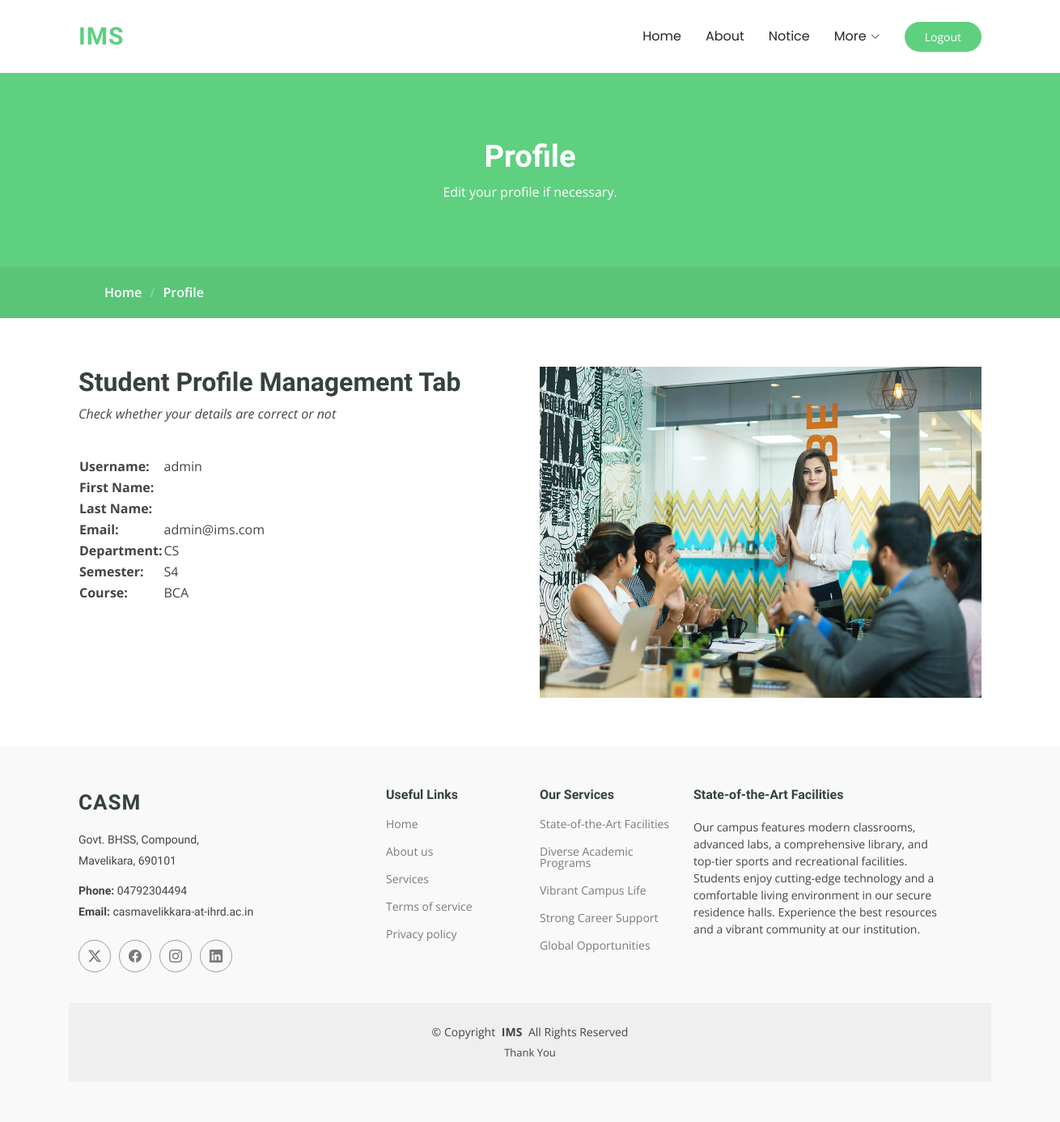
The page /user/2/ (signed in) on the database its author committed.
### account/models.py (models this page shows, shortened)
class StdProfile(models.Model):
    GENDER_CHOICES = [
        ('M', 'Male'),
        ('F', 'Female'),
    ]
    DEPT_CHOICES = [
        ('CS', 'Computer Science'),
        ('CM', 'Commerce and Management'),
        ('EL', 'Electronics'),
    ]
    SEM_CHOICES = [
        ('S1', 'Semester 1'),
        ('S2', 'Semester 2'),
        ('S3', 'Semester 3'),
        ('S4', 'Semester 4'),
        ('S5', 'Semester 5'),
        ('S6', 'Semester 6'),
    ]
    COURSE_CHOICES = [
        ('BCA', 'Bachelor of Computer Application'),
        ('CS', 'B.Sc. Computer Science'),
        ('ELC', 'B.Sc. Electronics'),
        ('TAX', 'B.COM. Taxation'),
        ('FIN', 'B.COM. Finance'),
        ('BBA', ' Bachelor of Business Administration'),
    ]
    user = models.OneToOneField(User, on_delete=models.CASCADE)
    department = models.CharField(max_length=2, choices=DEPT_CHOICES, default='CS')
    semester = models.CharField(max_length=2, choices=SEM_CHOICES, default='S4')
    course = models.CharField(max_length=3, choices=COURSE_CHOICES, default='BCA')
    roll_number = models.CharField(max_length=2)
    gender = models.CharField(max_length=1, choices=GENDER_CHOICES, default='M')

### account/views.py (the view)
# urls.py: path('user/<int:user_id>/', user_detail_view, name='user_detail'),
@login_required(login_url='login')
def user_detail_view(request, user_id):#in this the address bar shows the user/userid which is actually rendering
    user = get_object_or_404(User, pk=user_id)#the profilev html document the page have to be reconstructed
    std_profile = get_object_or_404(StdProfile, user=user)
    context = {
        'user': user,
        'StdProfile': std_profile
    }
    return render(request, 'profilev.html', context)

### account/templates/profilev.html (shortened to what this page needs)
<!DOCTYPE html>
{% load static %}
<html lang="en">
<head>
  <link href="{% static 'assets/vendor/bootstrap/css/bootstrap.min.css' %}" rel="stylesheet">
  <link href="{% static 'assets/vendor/bootstrap-icons/bootstrap-icons.css' %}" rel="stylesheet">
  <link href="{% static 'assets/vendor/aos/aos.css' %}" rel="stylesheet">
  <link href="{% static 'assets/vendor/glightbox/css/glightbox.min.css' %}" rel="stylesheet">
  <link href="{% static 'assets/vendor/swiper/swiper-bundle.min.css' %}" rel="stylesheet">
  <link href="{% static 'assets/css/main.css' %}" rel="stylesheet">
</head>
<body class="about-page">
  <header id="header" class="header d-flex align-items-center sticky-top">
    <div class="container-fluid container-xl position-relative d-flex align-items-center">
      <a href="index.html" class="logo d-flex align-items-center me-auto">
        <h1 class="sitename">IMS</h1>
      </a>
      <nav id="navmenu" class="navmenu">
        <ul>
          <li><a href="{% url 'home' %}" >Home<br></a></li>
          <li><a href="{% url 'about' %}">About</a></li>
          <li><a href="{% url 'notice_view' %}">Notice</a></li>
          <li class="dropdown"><a href="#"><span>More</span> <i class="bi bi-chevron-down toggle-dropdown"></i></a>
          </li>
        </ul>
      </nav>
      <a class="btn-getstarted" href="{% url 'logout' %}" >Logout</a>
    </div>
  </header>
  <main class="main">
    <div class="page-title" data-aos="fade">
      <div class="heading">
        <div class="container">
          <div class="row d-flex justify-content-center text-center">
            <div class="col-lg-8">
              <h1>Profile<br></h1>
              <p class="mb-0">Edit your profile if necessary.</p>
            </div>
          </div>
        </div>
      </div>
      <nav class="breadcrumbs">
        <div class="container">
          <ol>
            <li><a href="{% url 'home' %}">Home</a></li>
            <li class="current">Profile<br></li>
          </ol>
        </div>
      </nav>
    </div>
    <section id="about-us" class="section about-us">
      <div class="container">
        <div class="row gy-4">
          <div class="col-lg-6 order-1 order-lg-2" data-aos="fade-up" data-aos-delay="100">
            <img src="{% static 'assets/img/about-2.jpg' %}" class="img-fluid" alt="">
          </div>
          <div class="col-lg-6 order-2 order-lg-1 content" data-aos="fade-up" data-aos-delay="200">
            <h3>Student Profile Management Tab</h3>
            <p class="fst-italic">
              Check whether your details are correct or not
            </p><br>
            <table>
              <tr>
                <td><span><p><strong>Username:</strong></td>
                <td>{{ user.username }}</p></span></td>
              </tr>
              <tr>
                <td><span><p><strong>First Name:</strong></td>
                <td>{{ user.first_name }}</p></span></td>
              </tr>
              <tr>
                <td><span><p><strong>Last Name:</strong></td>
                <td>{{ user.last_name }}</p></span></td>
              </tr>
              <tr>
                <td><span><p><strong>Email:</strong></td>
                <td>{{ user.email }}</p></span></td>
              </tr>
              <tr>
                <td><span><p><strong>Department:</strong></td>
                <td>{{ StdProfile.department }}</p></span></td>
              </tr>
              <tr>
                <td><span><p><strong>Semester:</strong></td>
                <td>{{ StdProfile.semester }}</p></td>
              </tr><tr>
                <td><span><p><strong>Course:</strong></td>
                <td>{{ StdProfile.course }}</p></td>
              </tr>
          </table>
          </div>
        </div>
      </div>
    </section>
  </main>
<footer id="footer" class="footer position-relative">
  <div class="container footer-top">
    <div class="row gy-4">
      <div class="col-lg-4 col-md-6 footer-about">
        <a href="index.html" class="logo d-flex align-items-center">
          <span class="sitename">CASM</span>
        </a>
        <div class="footer-contact pt-3">
          <p>Govt. BHSS, Compound,</p>
          <p>Mavelikara, 690101</p>
          <p class="mt-3"><strong>Phone:</strong> <span>04792304494</span></p>
          <p><strong>Email:</strong> <span>casmavelikkara-at-ihrd.ac.in</span></p>
        </div>
        <div class="social-links d-flex mt-4">
          <a href=""><i class="bi bi-twitter-x"></i></a>
          <a href=""><i class="bi bi-facebook"></i></a>
          <a href=""><i class="bi bi-instagram"></i></a>
          <a href=""><i class="bi bi-linkedin"></i></a>
        </div>
      </div>
      <div class="col-lg-2 col-md-3 footer-links">
        <h4>Useful Links</h4>
        <ul>
          <li><a href="#">Home</a></li>
          <li><a href="#">About us</a></li>
          <li><a href="#">Services</a></li>
          <li><a href="#">Terms of service</a></li>
          <li><a href="#">Privacy policy</a></li>
        </ul>
      </div>
      <div class="col-lg-2 col-md-3 footer-links">
        <h4>Our Services</h4>
        <ul>
          <li><a href="#">State-of-the-Art Facilities</a></li>
          <li><a href="#">Diverse Academic Programs</a></li>
          <li><a href="#">Vibrant Campus Life</a></li>
          <li><a href="#">Strong Career Support</a></li>
          <li><a href="#">Global Opportunities</a></li>
        </ul>
      </div>
      <div class="col-lg-4 col-md-12 footer-newsletter">
          <h4>State-of-the-Art Facilities</h4>
          Our campus features modern classrooms,<br> advanced labs, a comprehensive library, and <br>top-tier sports and
          recreational facilities. <br>Students enjoy cutting-edge technology and a comfortable living environment in our
          secure residence halls. Experience the best resources <br>and a vibrant community at our institution.
      </div>
    </div>
  </div>
  <div class="container copyright text-center mt-4">
    <p>© <span>Copyright</span> <strong class="px-1 sitename">IMS</strong> <span>All Rights Reserved</span></p>
    <div class="credits">
      <p>Thank You</p>
    </div>
  </div>
</footer>
</body>
</html>

### rows shown on the page
StdProfile: department "CS", semester "S4", course "BCA"

### other values the page prints
{{ user.username }} "admin"
{{ user.email }} "admin@ims.com"
